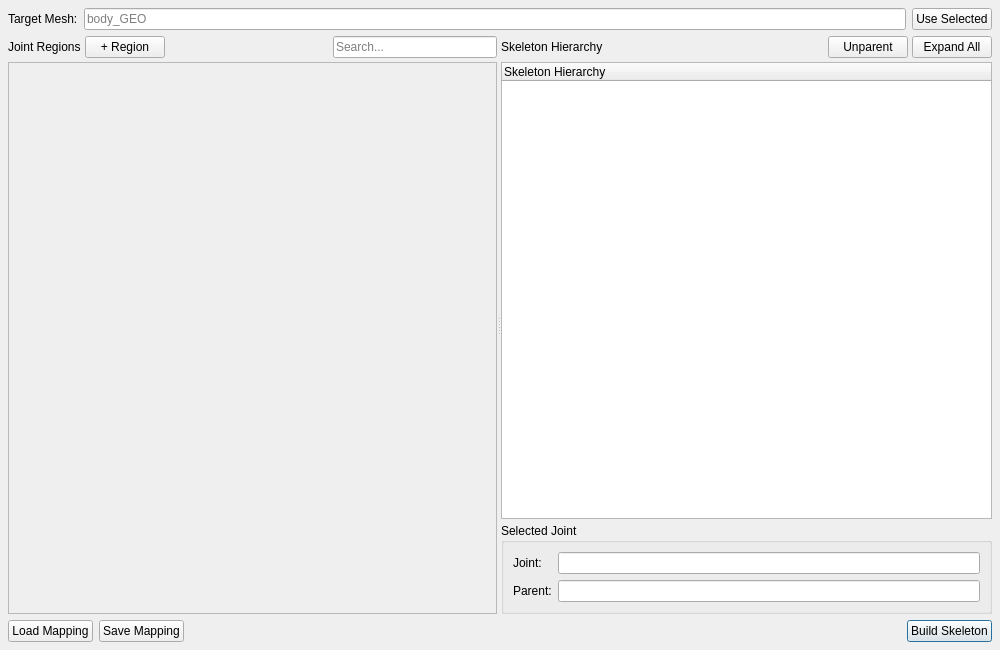
<?xml version="1.0" encoding="UTF-8"?>
<ui version="4.0">
 <class>SkeletonMapperDialog</class>
 <widget class="QDialog" name="SkeletonMapperDialog">
  <property name="geometry"><rect><x>0</x><y>0</y><width>1000</width><height>650</height></rect></property>
  <property name="minimumSize"><size><width>760</width><height>480</height></size></property>
  <property name="windowTitle"><string>Skeleton Mapper</string></property>
  <layout class="QVBoxLayout" name="main_layout">
   <property name="spacing"><number>6</number></property>
   <property name="leftMargin"><number>8</number></property><property name="topMargin"><number>8</number></property>
   <property name="rightMargin"><number>8</number></property><property name="bottomMargin"><number>8</number></property>
   <item><layout class="QHBoxLayout" name="mesh_layout">
    <item><widget class="QLabel" name="target_mesh_label"><property name="text"><string>Target Mesh:</string></property></widget></item>
    <item><widget class="QLineEdit" name="mesh_field"><property name="placeholderText"><string>body_GEO</string></property></widget></item>
    <item><widget class="QPushButton" name="use_selected_button"><property name="text"><string>Use Selected</string></property></widget></item>
   </layout></item>
   <item><widget class="QSplitter" name="main_splitter">
    <property name="orientation"><enum>Qt::Horizontal</enum></property>
    <widget class="QWidget" name="left_panel"><layout class="QVBoxLayout" name="left_layout">
     <property name="spacing"><number>4</number></property>
     <property name="leftMargin"><number>0</number></property><property name="topMargin"><number>0</number></property>
     <property name="rightMargin"><number>0</number></property><property name="bottomMargin"><number>0</number></property>
     <item><layout class="QHBoxLayout" name="region_toolbar_layout">
      <item><widget class="QLabel" name="regions_label"><property name="text"><string>Joint Regions</string></property></widget></item>
      <item><widget class="QPushButton" name="add_region_button"><property name="text"><string>+ Region</string></property></widget></item>
      <item><spacer name="region_toolbar_spacer"><property name="orientation"><enum>Qt::Horizontal</enum></property><property name="sizeHint" stdset="0"><size><width>40</width><height>20</height></size></property></spacer></item>
      <item><widget class="QLineEdit" name="search_field"><property name="maximumSize"><size><width>220</width><height>16777215</height></size></property><property name="placeholderText"><string>Search...</string></property><property name="clearButtonEnabled"><bool>true</bool></property></widget></item>
     </layout></item>
     <item><widget class="QScrollArea" name="region_scroll">
      <property name="widgetResizable"><bool>true</bool></property>
      <widget class="QWidget" name="region_content">
       <property name="geometry"><rect><x>0</x><y>0</y><width>560</width><height>520</height></rect></property>
       <layout class="QVBoxLayout" name="region_layout">
        <property name="spacing"><number>3</number></property>
        <property name="leftMargin"><number>0</number></property><property name="topMargin"><number>0</number></property>
        <property name="rightMargin"><number>0</number></property><property name="bottomMargin"><number>0</number></property>
        <item><spacer name="region_vertical_spacer"><property name="orientation"><enum>Qt::Vertical</enum></property><property name="sizeHint" stdset="0"><size><width>20</width><height>40</height></size></property></spacer></item>
       </layout>
      </widget>
     </widget></item>
    </layout></widget>
    <widget class="QWidget" name="right_panel"><layout class="QVBoxLayout" name="right_layout">
     <property name="spacing"><number>4</number></property>
     <property name="leftMargin"><number>0</number></property><property name="topMargin"><number>0</number></property>
     <property name="rightMargin"><number>0</number></property><property name="bottomMargin"><number>0</number></property>
     <item><layout class="QHBoxLayout" name="hierarchy_header_layout">
      <item><widget class="QLabel" name="hierarchy_label"><property name="text"><string>Skeleton Hierarchy</string></property></widget></item>
      <item><spacer name="hierarchy_header_spacer"><property name="orientation"><enum>Qt::Horizontal</enum></property><property name="sizeHint" stdset="0"><size><width>40</width><height>20</height></size></property></spacer></item>
      <item><widget class="QPushButton" name="unparent_button"><property name="text"><string>Unparent</string></property></widget></item>
      <item><widget class="QPushButton" name="expand_all_button"><property name="text"><string>Expand All</string></property></widget></item>
     </layout></item>
     <item><widget class="QTreeWidget" name="hierarchy_tree">
      <property name="selectionMode"><enum>QAbstractItemView::SingleSelection</enum></property>
      <property name="dragEnabled"><bool>true</bool></property><property name="acceptDrops"><bool>true</bool></property>
      <property name="dragDropMode"><enum>QAbstractItemView::InternalMove</enum></property><property name="defaultDropAction"><enum>Qt::MoveAction</enum></property>
      <column><property name="text"><string>Skeleton Hierarchy</string></property></column>
     </widget></item>
     <item><widget class="QGroupBox" name="selected_joint_group">
      <property name="title"><string>Selected Joint</string></property>
      <layout class="QFormLayout" name="selected_joint_layout">
       <item row="0" column="0"><widget class="QLabel" name="selected_joint_label"><property name="text"><string>Joint:</string></property></widget></item>
       <item row="0" column="1"><widget class="QLineEdit" name="selected_joint_field"><property name="readOnly"><bool>true</bool></property></widget></item>
       <item row="1" column="0"><widget class="QLabel" name="parent_joint_label"><property name="text"><string>Parent:</string></property></widget></item>
       <item row="1" column="1"><widget class="QLineEdit" name="parent_joint_field"><property name="readOnly"><bool>true</bool></property></widget></item>
      </layout>
     </widget></item>
    </layout></widget>
   </widget></item>
   <item><layout class="QHBoxLayout" name="bottom_layout">
    <item><widget class="QPushButton" name="load_button"><property name="text"><string>Load Mapping</string></property></widget></item>
    <item><widget class="QPushButton" name="save_button"><property name="text"><string>Save Mapping</string></property></widget></item>
    <item><spacer name="bottom_spacer"><property name="orientation"><enum>Qt::Horizontal</enum></property><property name="sizeHint" stdset="0"><size><width>40</width><height>20</height></size></property></spacer></item>
    <item><widget class="QPushButton" name="build_button"><property name="text"><string>Build Skeleton</string></property><property name="default"><bool>true</bool></property></widget></item>
   </layout></item>
  </layout>
 </widget>
 <resources/>
 <connections/>
</ui>
